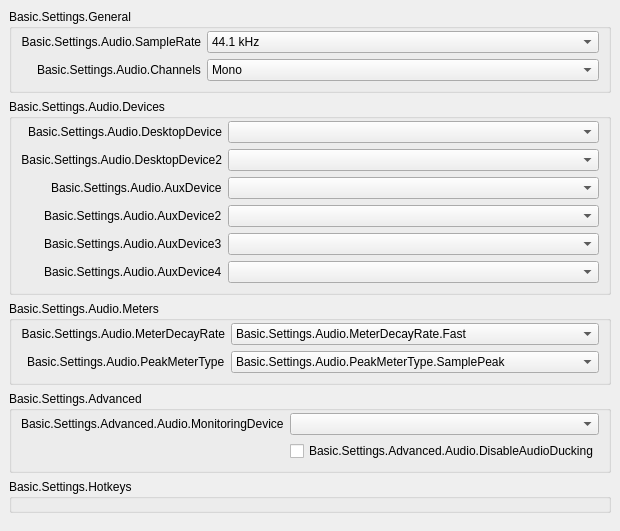
           <widget class="QWidget" name="scrollAreaWidgetContents_50">
            <property name="geometry">
             <rect>
              <x>0</x>
              <y>0</y>
              <width>555</width>
              <height>469</height>
             </rect>
            </property>
            <layout class="QVBoxLayout" name="verticalLayout_50">
             <property name="leftMargin">
              <number>0</number>
             </property>
             <property name="topMargin">
              <number>0</number>
             </property>
             <property name="rightMargin">
              <number>0</number>
             </property>
             <property name="bottomMargin">
              <number>9</number>
             </property>
             <item alignment="Qt::AlignTop">
              <widget class="QWidget" name="widget_50">
               <layout class="QVBoxLayout" name="verticalLayout_51">
                <item>
                 <widget class="QGroupBox" name="audioGeneralGroupBox">
                  <property name="title">
                   <string>Basic.Settings.General</string>
                  </property>
                  <layout class="QFormLayout" name="formLayout_52">
                   <property name="fieldGrowthPolicy">
                    <enum>QFormLayout::AllNonFixedFieldsGrow</enum>
                   </property>
                   <property name="labelAlignment">
                    <set>Qt::AlignRight|Qt::AlignTrailing|Qt::AlignVCenter</set>
                   </property>
                   <property name="topMargin">
                    <number>2</number>
                   </property>
                   <item row="0" column="0">
                    <widget class="QLabel" name="label_14">
                     <property name="minimumSize">
                      <size>
                       <width>170</width>
                       <height>0</height>
                      </size>
                     </property>
                     <property name="text">
                      <string>Basic.Settings.Audio.SampleRate</string>
                     </property>
                     <property name="alignment">
                      <set>Qt::AlignRight|Qt::AlignTrailing|Qt::AlignVCenter</set>
                     </property>
                     <property name="buddy">
                      <cstring>sampleRate</cstring>
                     </property>
                    </widget>
                   </item>
                   <item row="0" column="1">
                    <widget class="QComboBox" name="sampleRate">
                     <property name="currentText">
                      <string notr="true">44.1 kHz</string>
                     </property>
                     <property name="currentIndex">
                      <number>0</number>
                     </property>
                     <item>
                      <property name="text">
                       <string>44.1 kHz</string>
                      </property>
                     </item>
                     <item>
                      <property name="text">
                       <string>48 kHz</string>
                      </property>
                     </item>
                    </widget>
                   </item>
                   <item row="1" column="0">
                    <widget class="QLabel" name="label_15">
                     <property name="text">
                      <string>Basic.Settings.Audio.Channels</string>
                     </property>
                     <property name="buddy">
                      <cstring>channelSetup</cstring>
                     </property>
                    </widget>
                   </item>
                   <item row="1" column="1">
                    <widget class="QComboBox" name="channelSetup">
                     <property name="currentText">
                      <string>Mono</string>
                     </property>
                     <property name="currentIndex">
                      <number>0</number>
                     </property>
                     <item>
                      <property name="text">
                       <string>Mono</string>
                      </property>
                     </item>
                     <item>
                      <property name="text">
                       <string>Stereo</string>
                      </property>
                     </item>
                     <item>
                      <property name="text">
                       <string>2.1</string>
                      </property>
                     </item>
                     <item>
                      <property name="text">
                       <string>4.0</string>
                      </property>
                     </item>
                     <item>
                      <property name="text">
                       <string>4.1</string>
                      </property>
                     </item>
                     <item>
                      <property name="text">
                       <string>5.1</string>
                      </property>
                     </item>
                     <item>
                      <property name="text">
                       <string>7.1</string>
                      </property>
                     </item>
                    </widget>
                   </item>
                  </layout>
                 </widget>
                </item>
                <item>
                 <widget class="QGroupBox" name="audioDevicesGroupBox">
                  <property name="title">
                   <string>Basic.Settings.Audio.Devices</string>
                  </property>
                  <layout class="QFormLayout" name="formLayout_53">
                   <property name="fieldGrowthPolicy">
                    <enum>QFormLayout::AllNonFixedFieldsGrow</enum>
                   </property>
                   <property name="labelAlignment">
                    <set>Qt::AlignRight|Qt::AlignTrailing|Qt::AlignVCenter</set>
                   </property>
                   <property name="topMargin">
                    <number>2</number>
                   </property>
                   <item row="0" column="0">
                    <widget class="QLabel" name="label_2">
                     <property name="minimumSize">
                      <size>
                       <width>170</width>
                       <height>0</height>
                      </size>
                     </property>
                     <property name="text">
                      <string>Basic.Settings.Audio.DesktopDevice</string>
                     </property>
                     <property name="alignment">
                      <set>Qt::AlignRight|Qt::AlignTrailing|Qt::AlignVCenter</set>
                     </property>
                     <property name="buddy">
                      <cstring>desktopAudioDevice1</cstring>
                     </property>
                    </widget>
                   </item>
                   <item row="0" column="1">
                    <widget class="QComboBox" name="desktopAudioDevice1">
                     <property name="enabled">
                      <bool>true</bool>
                     </property>
                    </widget>
                   </item>
                   <item row="1" column="0">
                    <widget class="QLabel" name="label_3">
                     <property name="text">
                      <string>Basic.Settings.Audio.DesktopDevice2</string>
                     </property>
                     <property name="alignment">
                      <set>Qt::AlignRight|Qt::AlignTrailing|Qt::AlignVCenter</set>
                     </property>
                     <property name="buddy">
                      <cstring>desktopAudioDevice2</cstring>
                     </property>
                    </widget>
                   </item>
                   <item row="1" column="1">
                    <widget class="QComboBox" name="desktopAudioDevice2">
                     <property name="enabled">
                      <bool>true</bool>
                     </property>
                    </widget>
                   </item>
                   <item row="2" column="0">
                    <widget class="QLabel" name="label_4">
                     <property name="text">
                      <string>Basic.Settings.Audio.AuxDevice</string>
                     </property>
                     <property name="buddy">
                      <cstring>auxAudioDevice1</cstring>
                     </property>
                    </widget>
                   </item>
                   <item row="2" column="1">
                    <widget class="QComboBox" name="auxAudioDevice1">
                     <property name="enabled">
                      <bool>true</bool>
                     </property>
                    </widget>
                   </item>
                   <item row="3" column="0">
                    <widget class="QLabel" name="label_5">
                     <property name="text">
                      <string>Basic.Settings.Audio.AuxDevice2</string>
                     </property>
                     <property name="buddy">
                      <cstring>auxAudioDevice2</cstring>
                     </property>
                    </widget>
                   </item>
                   <item row="3" column="1">
                    <widget class="QComboBox" name="auxAudioDevice2">
                     <property name="enabled">
                      <bool>true</bool>
                     </property>
                    </widget>
                   </item>
                   <item row="4" column="0">
                    <widget class="QLabel" name="label_6">
                     <property name="text">
                      <string>Basic.Settings.Audio.AuxDevice3</string>
                     </property>
                     <property name="buddy">
                      <cstring>auxAudioDevice3</cstring>
                     </property>
                    </widget>
                   </item>
                   <item row="4" column="1">
                    <widget class="QComboBox" name="auxAudioDevice3">
                     <property name="enabled">
                      <bool>true</bool>
                     </property>
                    </widget>
                   </item>
                   <item row="5" column="1">
                    <widget class="QComboBox" name="auxAudioDevice4">
                     <property name="enabled">
                      <bool>true</bool>
                     </property>
                    </widget>
                   </item>
                   <item row="5" column="0">
                    <widget class="QLabel" name="label_67">
                     <property name="text">
                      <string>Basic.Settings.Audio.AuxDevice4</string>
                     </property>
                     <property name="buddy">
                      <cstring>auxAudioDevice4</cstring>
                     </property>
                    </widget>
                   </item>
                  </layout>
                 </widget>
                </item>
                <item>
                 <widget class="QGroupBox" name="audioMetersGroupBox">
                  <property name="title">
                   <string>Basic.Settings.Audio.Meters</string>
                  </property>
                  <layout class="QFormLayout" name="formLayout_54">
                   <property name="fieldGrowthPolicy">
                    <enum>QFormLayout::AllNonFixedFieldsGrow</enum>
                   </property>
                   <property name="labelAlignment">
                    <set>Qt::AlignRight|Qt::AlignTrailing|Qt::AlignVCenter</set>
                   </property>
                   <property name="topMargin">
                    <number>2</number>
                   </property>
                   <item row="0" column="0">
                    <widget class="QLabel" name="label_65">
                     <property name="minimumSize">
                      <size>
                       <width>170</width>
                       <height>0</height>
                      </size>
                     </property>
                     <property name="text">
                      <string>Basic.Settings.Audio.MeterDecayRate</string>
                     </property>
                     <property name="alignment">
                      <set>Qt::AlignRight|Qt::AlignTrailing|Qt::AlignVCenter</set>
                     </property>
                     <property name="buddy">
                      <cstring>meterDecayRate</cstring>
                     </property>
                    </widget>
                   </item>
                   <item row="0" column="1">
                    <widget class="QComboBox" name="meterDecayRate">
                     <property name="currentText">
                      <string>Basic.Settings.Audio.MeterDecayRate.Fast</string>
                     </property>
                     <property name="currentIndex">
                      <number>0</number>
                     </property>
                     <item>
                      <property name="text">
                       <string>Basic.Settings.Audio.MeterDecayRate.Fast</string>
                      </property>
                     </item>
                     <item>
                      <property name="text">
                       <string>Basic.Settings.Audio.MeterDecayRate.Medium</string>
                      </property>
                     </item>
                     <item>
                      <property name="text">
                       <string>Basic.Settings.Audio.MeterDecayRate.Slow</string>
                      </property>
                     </item>
                    </widget>
                   </item>
                   <item row="1" column="0">
                    <widget class="QLabel" name="label_66">
                     <property name="text">
                      <string>Basic.Settings.Audio.PeakMeterType</string>
                     </property>
                     <property name="buddy">
                      <cstring>peakMeterType</cstring>
                     </property>
                    </widget>
                   </item>
                   <item row="1" column="1">
                    <widget class="QComboBox" name="peakMeterType">
                     <property name="currentIndex">
                      <number>0</number>
                     </property>
                     <item>
                      <property name="text">
                       <string>Basic.Settings.Audio.PeakMeterType.SamplePeak</string>
                      </property>
                     </item>
                     <item>
                      <property name="text">
                       <string>Basic.Settings.Audio.PeakMeterType.TruePeak</string>
                      </property>
                     </item>
                    </widget>
                   </item>
                  </layout>
                 </widget>
                </item>
                <item>
                 <widget class="QGroupBox" name="audioAdvGroupBox">
                  <property name="title">
                   <string>Basic.Settings.Advanced</string>
                  </property>
                  <layout class="QFormLayout" name="formLayout_56">
                   <property name="fieldGrowthPolicy">
                    <enum>QFormLayout::AllNonFixedFieldsGrow</enum>
                   </property>
                   <property name="labelAlignment">
                    <set>Qt::AlignRight|Qt::AlignTrailing|Qt::AlignVCenter</set>
                   </property>
                   <property name="topMargin">
                    <number>2</number>
                   </property>
                   <item row="0" column="0">
                    <widget class="QLabel" name="monitoringDeviceLabel">
                     <property name="text">
                      <string>Basic.Settings.Advanced.Audio.MonitoringDevice</string>
                     </property>
                     <property name="buddy">
                      <cstring>monitoringDevice</cstring>
                     </property>
                    </widget>
                   </item>
                   <item row="0" column="1">
                    <widget class="QComboBox" name="monitoringDevice"/>
                   </item>
                   <item row="1" column="0">
                    <spacer name="horizontalSpacer_11">
                     <property name="orientation">
                      <enum>Qt::Horizontal</enum>
                     </property>
                     <property name="sizeHint" stdset="0">
                      <size>
                       <width>170</width>
                       <height>20</height>
                      </size>
                     </property>
                    </spacer>
                   </item>
                   <item row="1" column="1">
                    <widget class="QCheckBox" name="disableAudioDucking">
                     <property name="text">
                      <string>Basic.Settings.Advanced.Audio.DisableAudioDucking</string>
                     </property>
                    </widget>
                   </item>
                  </layout>
                 </widget>
                </item>
                <item>
                 <widget class="QGroupBox" name="audioHotkeysGroupBox">
                  <property name="title">
                   <string>Basic.Settings.Hotkeys</string>
                  </property>
                  <layout class="QFormLayout" name="audioSourceLayout">
                   <property name="fieldGrowthPolicy">
                    <enum>QFormLayout::AllNonFixedFieldsGrow</enum>
                   </property>
                   <property name="labelAlignment">
                    <set>Qt::AlignRight|Qt::AlignTrailing|Qt::AlignVCenter</set>
                   </property>
                   <property name="topMargin">
                    <number>2</number>
                   </property>
                  </layout>
                 </widget>
                </item>
               </layout>
              </widget>
             </item>
            </layout>
           </widget>
